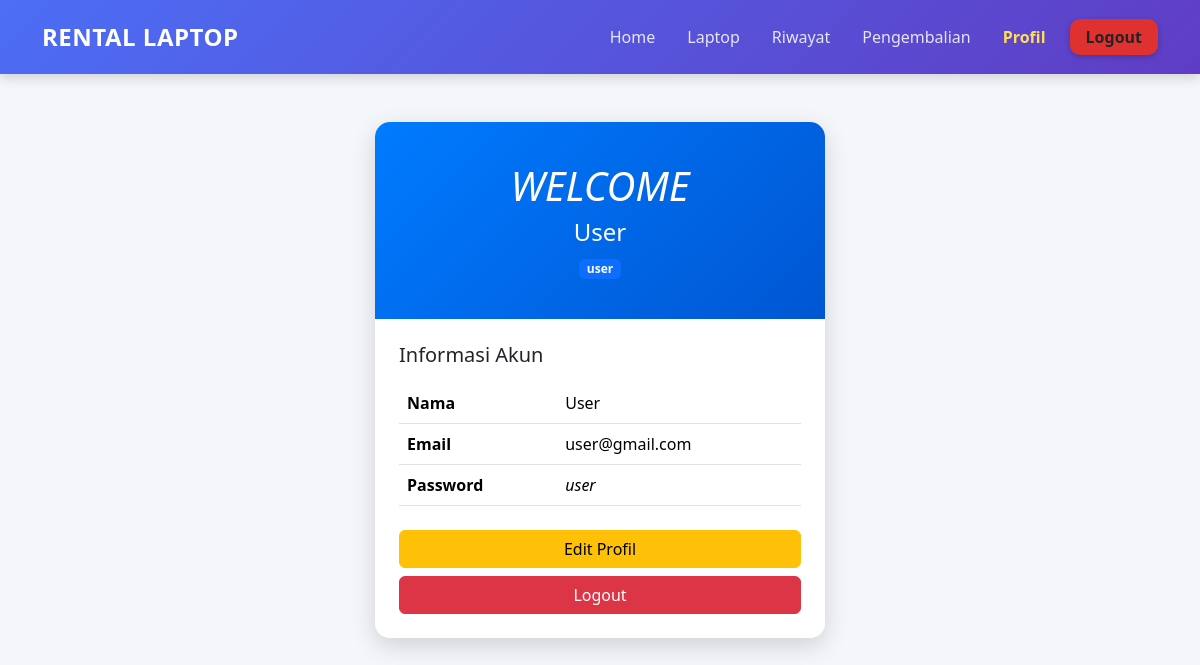
The app's page /user/profil.php (signed in) with its own data.
### tables this page shows
CREATE TABLE `tb_user` (
  `id_user` int NOT NULL AUTO_INCREMENT,
  `nama` varchar(100) NOT NULL,
  `email` varchar(100) NOT NULL,
  `password` varchar(100) NOT NULL,
  `role` enum('user','admin') NOT NULL,
  PRIMARY KEY (`id_user`)
);

### functions.php (called while the page is built)
<?php
require "config/database.php";
function query($sql) {
  global $conn;
  $result = mysqli_query($conn, $sql);
  $rows = [];
  while($row = mysqli_fetch_assoc($result)) {
    $rows[] = $row;
  }
  return $rows;
}
?>

### user/profil.php (the view, shortened to what this page needs)
<?php
require "../functions.php";
$id_user = $_SESSION["id_user"];
$user = query("SELECT * FROM tb_user WHERE id_user = $id_user LIMIT 1");
$user = $user[0];
?>
<!DOCTYPE html>
<html lang="id">
<head>
    <link href="https://cdn.jsdelivr.net/npm/bootstrap@5.3.2/dist/css/bootstrap.min.css" rel="stylesheet">
</head>
<body style="background: #f4f6f9;">
    <?php require "../assets/user-header.php"; ?>
    <div class="container mt-5">
        <div class="profile-card">
            <div class="profile-header">
                <i><h1>WELCOME</h1></i>
                <h4><?= htmlspecialchars($user["nama"]); ?></h4>
                <span class="badge bg-primary"><?= htmlspecialchars($user["role"]); ?></span>
            </div>
            <div class="p-4 bg-white">
                <h5 class="mb-3">Informasi Akun</h5>
                <table class="table">
                    <tr>
                        <th>Nama</th>
                        <td><?= htmlspecialchars($user["nama"]); ?></td>
                    </tr>
                    <tr>
                        <th>Email</th>
                        <td><?= htmlspecialchars($user["email"]); ?></td>
                    </tr>
                    <tr>
                        <th>Password</th>
                        <td><i><?= htmlspecialchars($user["password"]); ?></i></td>
                    </tr>
                </table>
                <div class="text-center mt-4">
                    <a href="edit-profil.php" class="btn btn-warning w-100 mb-2">Edit Profil</a>
                    <a href="../auth/logout.php" class="btn btn-danger w-100">Logout</a>
                </div>
            </div>
        </div>
    </div>
</body>
</html>

### user/profil.php (style rules this page uses)
.profile-card { max-width: 450px; margin: auto; border-radius: 15px; overflow: hidden; box-shadow: 0 8px 25px rgba(0, 0, 0, 0.15); animation: fadeIn .6s ease-out; background: white; }
.profile-header { background: linear-gradient(135deg, #007bff, #0056d2); padding: 40px 20px; color: white; text-align: center; }

### records on screen
tb_user: nama "User", role "user", email "user@gmail.com", password "user"
